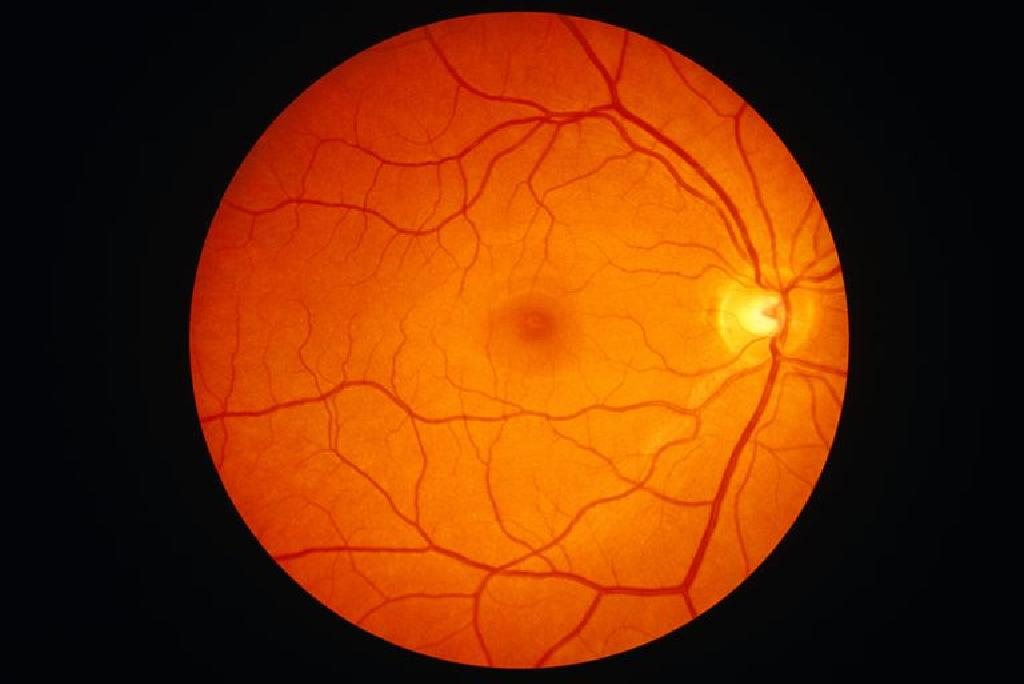
#> input picture S02/eays.jpg, 1024 x 684 px
$ python S02_C02_P34_image_complemention.py
#> lines starting #> are read from the running program, lines starting #| are printed output that depends on the picture
import cv2


# Complement image function
def invert_to_complement(image):
    image = (255 - image)
    return image


# Read image file
img = cv2.imread("eays.jpg", cv2.IMREAD_GRAYSCALE)
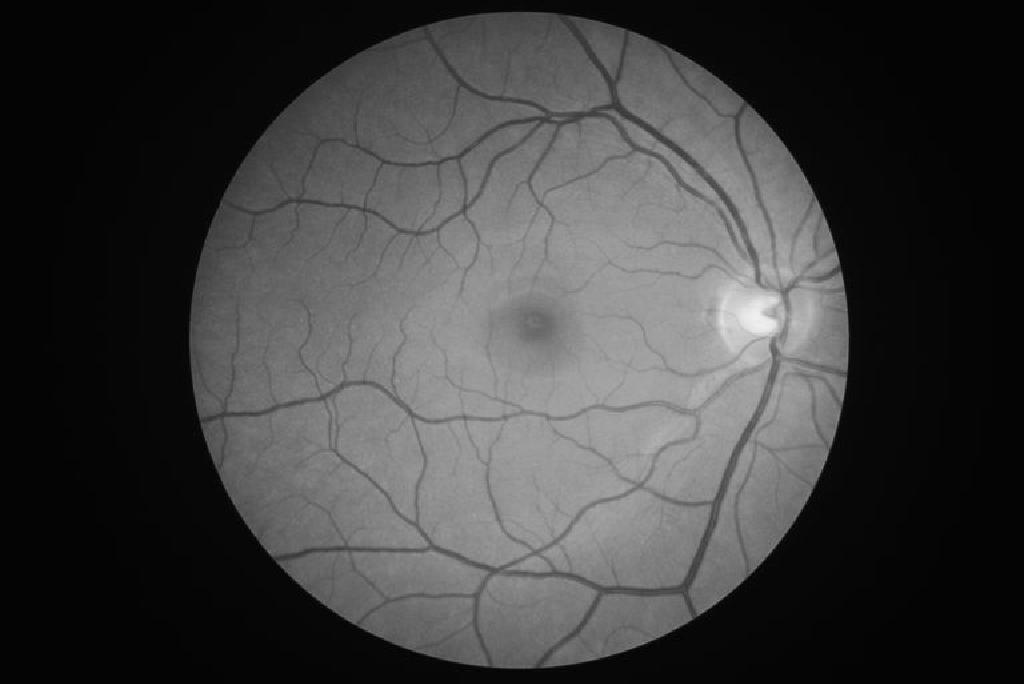
#> img: shape (684, 1024); min 0, max 240, mean 62.1
# Use opencv to complement
img2 = cv2.bitwise_not(img)
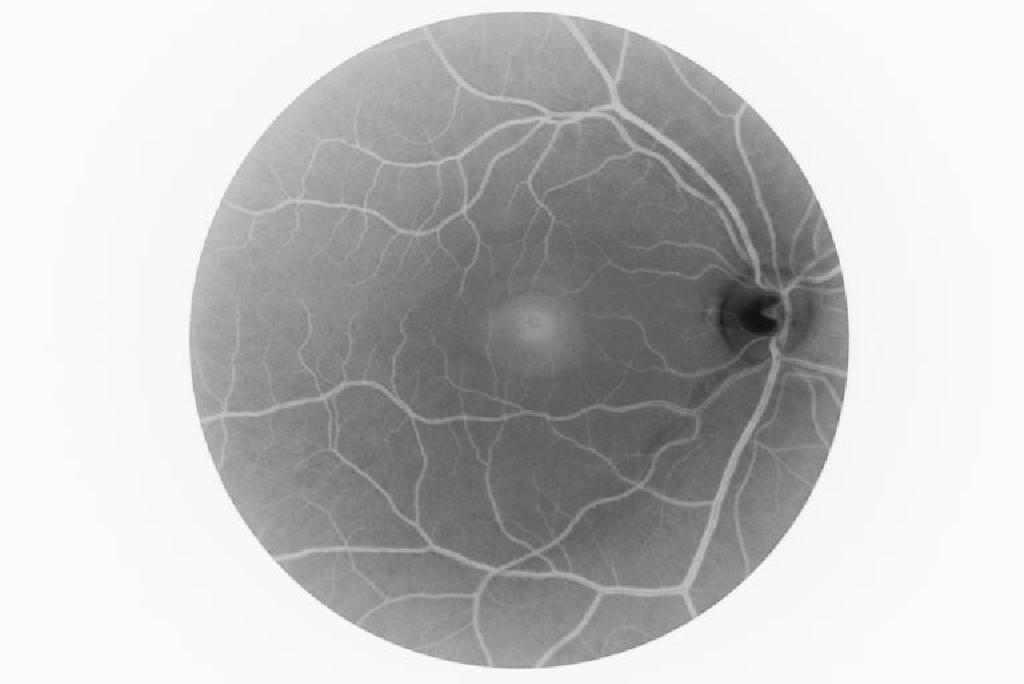
#> img2: shape (684, 1024); min 15, max 255, mean 192.9
# Use custom function to complement
# img3 = invert_to_complement(img)
# Plot images
cv2.imshow("Original image", img)
cv2.imshow("Complement image", img2)
# cv2.imshow("Custom complement image", img3)
cv2.waitKey(0)
cv2.destroyAllWindows()

$ run again, with S02/4.jpg copied over S02/eays.jpg
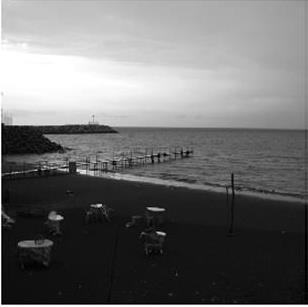
#> input picture S02/4.jpg, 308 x 307 px
#> img is the input picture: shape (307, 308); min 0, max 255, mean 110.5
#> `img2 = cv2.bitwise_not(img)`:
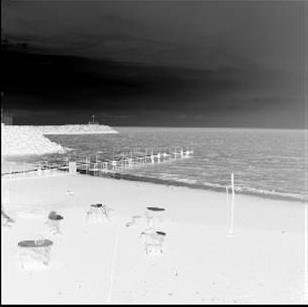
#> img2: shape (307, 308); min 0, max 255, mean 144.5

$ run again, with S02/6.jpg copied over S02/eays.jpg
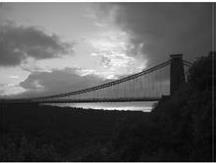
#> input picture S02/6.jpg, 216 x 163 px
#> img is the input picture: shape (163, 216); min 0, max 255, mean 88.9
#> `img2 = cv2.bitwise_not(img)`:
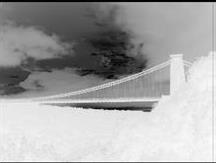
#> img2: shape (163, 216); min 0, max 255, mean 166.1
